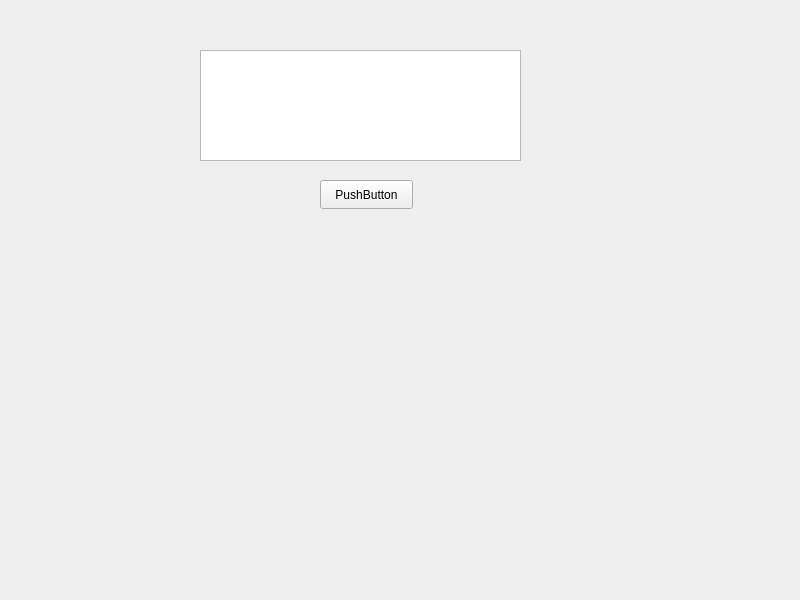
<?xml version="1.0" encoding="UTF-8"?>
<ui version="4.0">
 <class>Widget</class>
 <widget class="QWidget" name="Widget">
  <property name="geometry">
   <rect>
    <x>0</x>
    <y>0</y>
    <width>800</width>
    <height>600</height>
   </rect>
  </property>
  <property name="windowTitle">
   <string>Widget</string>
  </property>
  <widget class="QPlainTextEdit" name="plainTextEdit">
   <property name="geometry">
    <rect>
     <x>200</x>
     <y>50</y>
     <width>321</width>
     <height>111</height>
    </rect>
   </property>
   <property name="readOnly">
    <bool>false</bool>
   </property>
   <property name="plainText">
    <string/>
   </property>
  </widget>
  <widget class="QPushButton" name="pushButton">
   <property name="geometry">
    <rect>
     <x>320</x>
     <y>180</y>
     <width>93</width>
     <height>29</height>
    </rect>
   </property>
   <property name="text">
    <string>PushButton</string>
   </property>
   <property name="checkable">
    <bool>true</bool>
   </property>
  </widget>
 </widget>
 <resources/>
 <connections/>
</ui>
